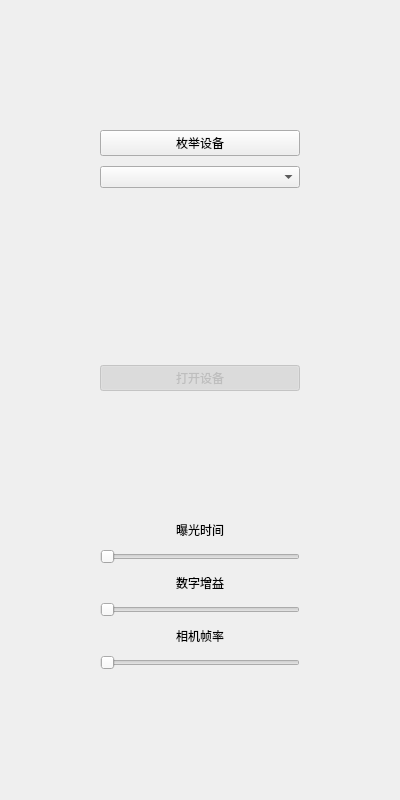
<?xml version="1.0" encoding="UTF-8"?>
<ui version="4.0">
 <class>HikInterface</class>
 <widget class="QWidget" name="HikInterface">
  <property name="geometry">
   <rect>
    <x>0</x>
    <y>0</y>
    <width>400</width>
    <height>800</height>
   </rect>
  </property>
  <property name="windowTitle">
   <string>Form</string>
  </property>
  <layout class="QHBoxLayout" name="horizontalLayout">
   <item>
    <spacer name="hikHorizontalSpacer_1">
     <property name="orientation">
      <enum>Qt::Horizontal</enum>
     </property>
     <property name="sizeHint" stdset="0">
      <size>
       <width>40</width>
       <height>20</height>
      </size>
     </property>
    </spacer>
   </item>
   <item>
    <layout class="QVBoxLayout" name="hikVerticalLayout_1">
     <property name="spacing">
      <number>10</number>
     </property>
     <item>
      <spacer name="hikVerticalSpacer_1">
       <property name="orientation">
        <enum>Qt::Vertical</enum>
       </property>
       <property name="sizeHint" stdset="0">
        <size>
         <width>20</width>
         <height>40</height>
        </size>
       </property>
      </spacer>
     </item>
     <item>
      <widget class="PrimaryPushButton" name="hikEnumButton">
       <property name="minimumSize">
        <size>
         <width>200</width>
         <height>0</height>
        </size>
       </property>
       <property name="maximumSize">
        <size>
         <width>200</width>
         <height>16777215</height>
        </size>
       </property>
       <property name="text">
        <string>枚举设备</string>
       </property>
      </widget>
     </item>
     <item>
      <widget class="ComboBox" name="hikEnumComboBox">
       <property name="minimumSize">
        <size>
         <width>200</width>
         <height>0</height>
        </size>
       </property>
       <property name="maximumSize">
        <size>
         <width>200</width>
         <height>16777215</height>
        </size>
       </property>
      </widget>
     </item>
     <item>
      <spacer name="hikVerticalSpacer_2">
       <property name="orientation">
        <enum>Qt::Vertical</enum>
       </property>
       <property name="sizeHint" stdset="0">
        <size>
         <width>20</width>
         <height>167</height>
        </size>
       </property>
      </spacer>
     </item>
     <item>
      <widget class="TogglePushButton" name="hikOpenButton">
       <property name="enabled">
        <bool>false</bool>
       </property>
       <property name="text">
        <string>打开设备</string>
       </property>
       <property name="checkable">
        <bool>true</bool>
       </property>
       <property name="checked">
        <bool>true</bool>
       </property>
      </widget>
     </item>
     <item>
      <spacer name="hikVerticalSpacer_3">
       <property name="orientation">
        <enum>Qt::Vertical</enum>
       </property>
       <property name="sizeHint" stdset="0">
        <size>
         <width>20</width>
         <height>40</height>
        </size>
       </property>
      </spacer>
     </item>
     <item>
      <widget class="BodyLabel" name="hikExposeLabel">
       <property name="text">
        <string>曝光时间</string>
       </property>
       <property name="alignment">
        <set>Qt::AlignCenter</set>
       </property>
      </widget>
     </item>
     <item>
      <widget class="Slider" name="hikExposeSlider">
       <property name="enabled">
        <bool>false</bool>
       </property>
       <property name="minimum">
        <number>100</number>
       </property>
       <property name="maximum">
        <number>30000</number>
       </property>
       <property name="singleStep">
        <number>100</number>
       </property>
       <property name="pageStep">
        <number>100</number>
       </property>
       <property name="value">
        <number>100</number>
       </property>
       <property name="orientation">
        <enum>Qt::Horizontal</enum>
       </property>
      </widget>
     </item>
     <item>
      <widget class="BodyLabel" name="hikGainLabel">
       <property name="text">
        <string>数字增益</string>
       </property>
       <property name="alignment">
        <set>Qt::AlignCenter</set>
       </property>
      </widget>
     </item>
     <item>
      <widget class="Slider" name="hikGainSlider">
       <property name="enabled">
        <bool>false</bool>
       </property>
       <property name="maximum">
        <number>17</number>
       </property>
       <property name="singleStep">
        <number>1</number>
       </property>
       <property name="pageStep">
        <number>1</number>
       </property>
       <property name="value">
        <number>0</number>
       </property>
       <property name="orientation">
        <enum>Qt::Horizontal</enum>
       </property>
      </widget>
     </item>
     <item>
      <widget class="BodyLabel" name="hikFrameRateLabel">
       <property name="text">
        <string>相机帧率</string>
       </property>
       <property name="alignment">
        <set>Qt::AlignCenter</set>
       </property>
      </widget>
     </item>
     <item>
      <widget class="Slider" name="hikFrameRateSlider">
       <property name="enabled">
        <bool>false</bool>
       </property>
       <property name="minimum">
        <number>10</number>
       </property>
       <property name="maximum">
        <number>70</number>
       </property>
       <property name="singleStep">
        <number>5</number>
       </property>
       <property name="orientation">
        <enum>Qt::Horizontal</enum>
       </property>
      </widget>
     </item>
     <item>
      <spacer name="hikVerticalSpacer_4">
       <property name="orientation">
        <enum>Qt::Vertical</enum>
       </property>
       <property name="sizeHint" stdset="0">
        <size>
         <width>20</width>
         <height>40</height>
        </size>
       </property>
      </spacer>
     </item>
    </layout>
   </item>
   <item>
    <spacer name="hikHorizontalSpacer_2">
     <property name="orientation">
      <enum>Qt::Horizontal</enum>
     </property>
     <property name="sizeHint" stdset="0">
      <size>
       <width>40</width>
       <height>20</height>
      </size>
     </property>
    </spacer>
   </item>
  </layout>
 </widget>
 <customwidgets>
  <customwidget>
   <class>PrimaryPushButton</class>
   <extends>QPushButton</extends>
   <header>qfluentwidgets</header>
  </customwidget>
  <customwidget>
   <class>BodyLabel</class>
   <extends>QLabel</extends>
   <header>qfluentwidgets</header>
  </customwidget>
  <customwidget>
   <class>TogglePushButton</class>
   <extends>QPushButton</extends>
   <header>qfluentwidgets</header>
  </customwidget>
  <customwidget>
   <class>Slider</class>
   <extends>QSlider</extends>
   <header>qfluentwidgets</header>
  </customwidget>
  <customwidget>
   <class>ComboBox</class>
   <extends>QComboBox</extends>
   <header>qfluentwidgets</header>
  </customwidget>
 </customwidgets>
 <resources>
  <include location="../resource.qrc"/>
 </resources>
 <connections/>
</ui>
